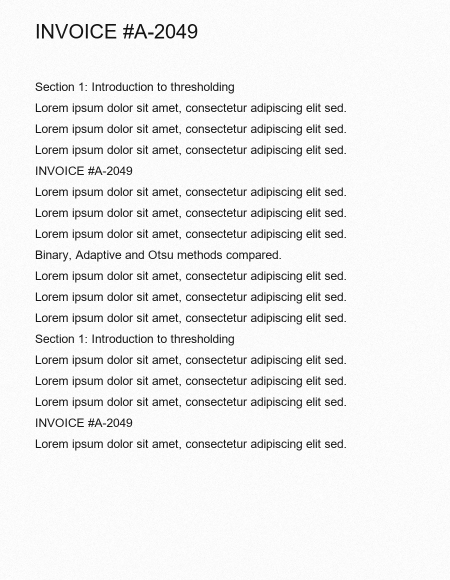
#> input picture Day26/sample_images/doc01_invoice_clean.jpg, 900 x 1160 px (shown at 1/2 size); its folder holds 7 pictures in this run
$ python 04_compare_thresholding_methods.py
#> lines starting #> are read from the running program, lines starting #| are printed output that depends on the picture; after the words box and inside, x2 and y2 are one past the last pixel; in counts of white or black regions, pixels touching at a corner belong together
### Day26/segmentation.py
"""
Image segmentation: thresholding methods, watershed, and background removal.

This module is the shared engine for the Day-26 coding practice scripts and
the Streamlit app. Everything works on plain grayscale/BGR numpy arrays, so
it does not care whether the image came from disk or from a web upload.

Run it directly to segment a single image with every method and write a
side-by-side comparison:

    python segmentation.py sample_images/doc01_invoice_clean.jpg
    python segmentation.py my.jpg --method otsu --out out.png
"""

from __future__ import annotations

import argparse
import time
from dataclasses import dataclass, field
from pathlib import Path

import cv2
import numpy as np

# ---------------------------------------------------------------------------
# Defaults. Kept in one place so the app, the CLI and the practice scripts
# all report numbers produced by the same settings.
# ---------------------------------------------------------------------------

BINARY_THRESH = 127
ADAPTIVE_BLOCK_SIZE = 35     # must be odd; size of the local neighbourhood
ADAPTIVE_C = 10              # constant subtracted from the local mean/gaussian
MORPH_KERNEL = 5             # cleanup kernel for background removal


# ---------------------------------------------------------------------------
# Results
# ---------------------------------------------------------------------------

@dataclass
class ThresholdResult:
    """A binary mask produced by one thresholding method."""

    mask: np.ndarray                        # uint8, 0 or 255, same size as input
    method: str
    threshold_value: float | None           # the scalar cutoff, when there is one
    elapsed_ms: float
    params: dict = field(default_factory=dict)

    @property
    def foreground_ratio(self) -> float:
        """Fraction of pixels that ended up white (0-100)."""
        return 100.0 * float(np.count_nonzero(self.mask)) / self.mask.size


@dataclass
class SegmentationResult:
    """Foreground/background split: a clean mask plus the object cut out."""

    mask: np.ndarray            # uint8, 0/255, object = 255
    foreground: np.ndarray      # BGR, background pixels zeroed
    n_components: int           # connected foreground blobs after cleanup
    elapsed_ms: float


# ---------------------------------------------------------------------------
# Image helpers
# ---------------------------------------------------------------------------

def load_image(source) -> np.ndarray:
    """Accept a path or a BGR/RGB array -> return a BGR array."""
    if isinstance(source, np.ndarray):
        image = source
    else:
        path = Path(source)
        if not path.exists():
            raise FileNotFoundError(f"no such image: {path}")
        # imdecode rather than imread so non-ASCII paths work on Windows
        buffer = np.fromfile(str(path), dtype=np.uint8)
        image = cv2.imdecode(buffer, cv2.IMREAD_COLOR)
#> image is the input picture: shape (1160, 900, 3); min 5, max 255, mean 239.8
        if image is None:
            raise ValueError(f"could not decode as an image: {path}")

    if image.ndim == 2:
        image = cv2.cvtColor(image, cv2.COLOR_GRAY2BGR)
    elif image.shape[2] == 4:
        image = cv2.cvtColor(image, cv2.COLOR_BGRA2BGR)
    return np.ascontiguousarray(image)


def bgr_to_rgb(image: np.ndarray) -> np.ndarray:
    return cv2.cvtColor(image, cv2.COLOR_BGR2RGB)


def to_gray(image: np.ndarray) -> np.ndarray:
    if image.ndim == 2:
        return image
    return cv2.cvtColor(image, cv2.COLOR_BGR2GRAY)


def resize_max_side(image: np.ndarray, max_side: int = 1000) -> np.ndarray:
    """Shrink very large uploads so the app stays responsive.

    Only ever downscales - upscaling would invent detail it doesn't have.
    """
#> called with max_side = 420
    height, width = image.shape[:2]
#> height = 1160; width = 900
    longest = max(height, width)
#> longest = 1160
    if longest <= max_side:
        return image
    scale = max_side / longest
#> scale = 0.362
    new_size = (int(round(width * scale)), int(round(height * scale)))
#> new_size = (326, 420)
    return cv2.resize(image, new_size, interpolation=cv2.INTER_AREA)


def _odd(n: int) -> int:
    """Block sizes for adaptive thresholding must be odd and >= 3."""
    n = int(n)
    return n if n % 2 == 1 else n + 1


# ---------------------------------------------------------------------------
# Thresholding methods
# ---------------------------------------------------------------------------

def binary_threshold(image: np.ndarray, thresh: int = BINARY_THRESH,
                     invert: bool = False) -> ThresholdResult:
    """A single global cutoff: pixel > thresh -> 255, else 0.

    Cheapest and most predictable method, but only works when lighting is
    even across the whole image - one cutoff has to be right for every pixel.
    """
    gray = to_gray(image)
    flag = cv2.THRESH_BINARY_INV if invert else cv2.THRESH_BINARY

    start = time.perf_counter()
    value, mask = cv2.threshold(gray, thresh, 255, flag)
    elapsed_ms = (time.perf_counter() - start) * 1000.0

    return ThresholdResult(mask=mask, method="binary", threshold_value=value,
                           elapsed_ms=elapsed_ms,
                           params={"thresh": thresh, "invert": invert})


def adaptive_threshold(image: np.ndarray, block_size: int = ADAPTIVE_BLOCK_SIZE,
                       c: int = ADAPTIVE_C, method: str = "gaussian",
                       invert: bool = False) -> ThresholdResult:
    """Threshold each pixel against the *local* mean/gaussian-weighted mean.

    Because the cutoff is recomputed per neighbourhood, this survives
    lighting gradients and shadows that break a single global threshold -
    at the cost of being noisier on flat, evenly-lit regions.
    """
    gray = to_gray(image)
    block_size = _odd(block_size)
    adaptive_method = (cv2.ADAPTIVE_THRESH_GAUSSIAN_C if method == "gaussian"
                       else cv2.ADAPTIVE_THRESH_MEAN_C)
    flag = cv2.THRESH_BINARY_INV if invert else cv2.THRESH_BINARY

    start = time.perf_counter()
    mask = cv2.adaptiveThreshold(gray, 255, adaptive_method, flag, block_size, c)
    elapsed_ms = (time.perf_counter() - start) * 1000.0

    return ThresholdResult(mask=mask, method=f"adaptive-{method}", threshold_value=None,
                           elapsed_ms=elapsed_ms,
                           params={"block_size": block_size, "c": c,
                                  "method": method, "invert": invert})


def otsu_threshold(image: np.ndarray, invert: bool = False,
                   blur: bool = True) -> ThresholdResult:
    """Pick the global cutoff automatically from the image's histogram.

    Otsu scans every possible threshold and keeps the one that best splits
    the histogram into two classes (minimises within-class variance). It
    still assumes one cutoff fits the whole image - a bimodal histogram
    (clear foreground vs. background peaks) is what it needs to work well.
    A light Gaussian blur first removes the noise spikes that otherwise
    shift the automatically-picked value.
    """
    gray = to_gray(image)
    if blur:
        gray = cv2.GaussianBlur(gray, (5, 5), 0)
    flag = cv2.THRESH_BINARY_INV if invert else cv2.THRESH_BINARY
    flag |= cv2.THRESH_OTSU

    start = time.perf_counter()
    value, mask = cv2.threshold(gray, 0, 255, flag)
    elapsed_ms = (time.perf_counter() - start) * 1000.0

    return ThresholdResult(mask=mask, method="otsu", threshold_value=value,
                           elapsed_ms=elapsed_ms,
                           params={"invert": invert, "blur": blur})


THRESHOLD_METHODS = {
    "binary": binary_threshold,
    "adaptive_mean": lambda img, **kw: adaptive_threshold(img, method="mean", **kw),
    "adaptive_gaussian": lambda img, **kw: adaptive_threshold(img, method="gaussian", **kw),
    "otsu": otsu_threshold,
}


# ---------------------------------------------------------------------------
# Watershed - separating touching objects
# ---------------------------------------------------------------------------

# [146 lines left out: functions _local_maxima_seeds, watershed_segmentation, draw_watershed, segment_foreground, remove_background, not called in this run]


# ---------------------------------------------------------------------------
# Layout helpers used by the practice scripts and the CLI
# ---------------------------------------------------------------------------

def label_image(image: np.ndarray, text: str, height: int = 34) -> np.ndarray:
#> called with text = 'document (clean)', height = 34
    if image.ndim == 2:
        image = cv2.cvtColor(image, cv2.COLOR_GRAY2BGR)
    bar = np.full((height, image.shape[1], 3), 32, np.uint8)
    cv2.putText(bar, text, (10, height - 11), cv2.FONT_HERSHEY_SIMPLEX,
                0.55, (255, 255, 255), 1, cv2.LINE_AA)
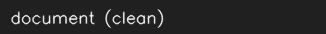
#> bar: shape (34, 326, 3); min 32, max 251, mean 40.6
    return np.vstack([bar, image])
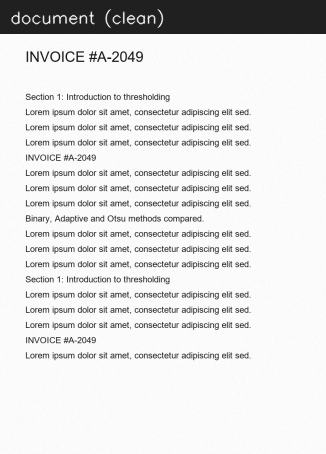
#> returned value: shape (454, 326, 3); min 18, max 255, mean 224.9


def hstack_padded(images, gap: int = 8) -> np.ndarray:
    images = [cv2.cvtColor(im, cv2.COLOR_GRAY2BGR) if im.ndim == 2 else im for im in images]
    tallest = max(img.shape[0] for img in images)
    padded = []
    for index, img in enumerate(images):
        pad = tallest - img.shape[0]
        if pad:
            img = np.vstack([img, np.full((pad, img.shape[1], 3), 32, np.uint8)])
        padded.append(img)
        if gap and index < len(images) - 1:
            padded.append(np.full((tallest, gap, 3), 32, np.uint8))
    return np.hstack(padded)


def grid_padded(rows: list[list[np.ndarray]], gap: int = 8) -> np.ndarray:
    """Stack a list of rows (each a list of same-shaped panels) into a grid."""
    row_images = [hstack_padded(row, gap=gap) for row in rows]
    widest = max(img.shape[1] for img in row_images)
    padded = []
    for index, img in enumerate(row_images):
        pad = widest - img.shape[1]
        if pad:
            img = np.hstack([img, np.full((img.shape[0], pad, 3), 32, np.uint8)])
        padded.append(img)
        if gap and index < len(row_images) - 1:
            padded.append(np.full((gap, widest, 3), 32, np.uint8))
    return np.vstack(padded)


VIS_EXT = ".jpg"
JPEG_QUALITY = 92


def imwrite(path, image: np.ndarray) -> None:
    """Write an image, creating parent folders and tolerating odd paths."""
    path = Path(path)
    path.parent.mkdir(parents=True, exist_ok=True)

    suffix = path.suffix or ".png"
    params = ([int(cv2.IMWRITE_JPEG_QUALITY), JPEG_QUALITY]
              if suffix.lower() in {".jpg", ".jpeg"} else [])

    ok, encoded = cv2.imencode(suffix, image, params)
    if not ok:
        raise IOError(f"could not encode image for {path}")
    encoded.tofile(str(path))


# ---------------------------------------------------------------------------
# CLI
# ---------------------------------------------------------------------------

# [31 lines left out: function main, not called in this run]


# [2 lines that do not run on import are left out]

### Day26/coding_practice/04_compare_thresholding_methods.py
"""
Day 26 practice 4 - compare binary, adaptive and Otsu across several images.

Runs all three thresholding families against every category in
sample_images/ (documents, plain objects, uneven lighting, shadows) and
writes one big comparison grid plus a markdown results table, so the
strengths/weaknesses of each method are visible across conditions rather
than on a single cherry-picked image.

Run:  python coding_practice/04_compare_thresholding_methods.py
"""

from __future__ import annotations

import sys
from pathlib import Path

sys.path.insert(0, str(Path(__file__).resolve().parent.parent))

from segmentation import (THRESHOLD_METHODS, grid_padded, imwrite, label_image,  # noqa: E402
                          load_image, resize_max_side, to_gray)

ROOT = Path(__file__).resolve().parent.parent
SAMPLES = ROOT / "sample_images"
OUT_GRID = ROOT / "sample_outputs" / "practice_04_comparison_grid.jpg"
OUT_TABLE = ROOT / "sample_outputs" / "practice_04_comparison_table.md"

# One representative image per required category.
CATEGORY_IMAGES = {
    "document (clean)": "doc01_invoice_clean.jpg",
    "document (uneven light)": "doc05_report_uneven_light.jpg",
    "plain object": "obj01_circle_on_white.jpg",
    "spotlight / uneven light": "light01_circle_spotlight.jpg",
    "cast shadow": "shadow01_circle_cast_shadow.jpg",
}


def main() -> None:
    rows = []
    table = ["| Image | Binary | Adaptive-Mean | Adaptive-Gaussian | Otsu |",
            "|---|---|---|---|---|"]

    for label, filename in CATEGORY_IMAGES.items():
        path = SAMPLES / filename
        if not path.exists():
            print(f"skip {filename} (missing - run generate_samples.py)")
            continue
        image = resize_max_side(load_image(path), 420)
        gray = to_gray(image)

        row = [label_image(gray, label)]
        cells = []
        for name, fn in THRESHOLD_METHODS.items():
            result = fn(gray, invert=True)
            row.append(label_image(result.mask, f"{name} ({result.foreground_ratio:.0f}%)"))
            cells.append(f"{result.foreground_ratio:.1f}%")
#> this loop made 4 passes
#> pass 1, in binary_threshold, `value, mask = cv2.threshold(gray, thresh, 255, flag)`:
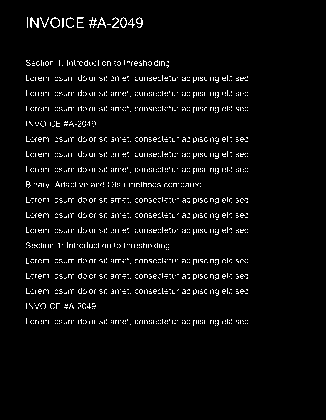
#> mask: shape (420, 326); 3.8% white in thin lines or dots, all inside (x1, y1, x2, y2) = (26, 17, 248, 326)
#> pass 3, in label_image (call 4), `image = cv2.cvtColor(image, cv2.COLOR_GRAY2BGR)`:
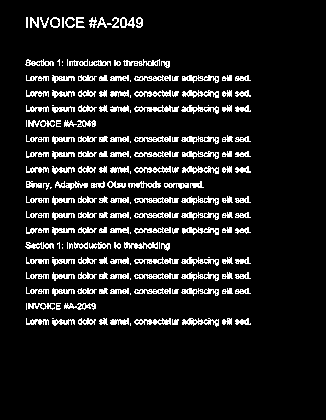
#> image: shape (420, 326, 3); 9.6% white in thin lines or dots, all inside (x1, y1, x2, y2) = (25, 17, 251, 327)
#> after the loop:
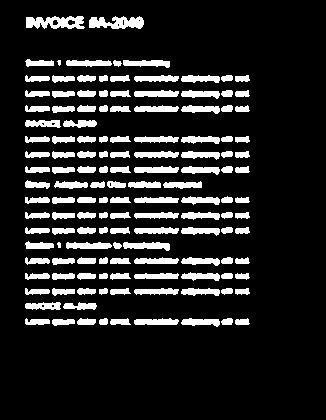
#> result.mask: shape (420, 326); 14% white; 139 white regions (2 under 20 px), largest, box (x1, y1, x2, y2) and area: (26, 16, 85, 29) 533, (89, 16, 144, 29) 496, (123, 242, 170, 251) 289
#> after the loop, cells = ['3.8%', '9.9%', '9.6%', '14.0%']; row = 5 items
        rows.append(row)
        table.append(f"| {label} | " + " | ".join(cells) + " |")
        print(f"{label:<28} " + "  ".join(f"{n}={c}" for n, c in
                                          zip(THRESHOLD_METHODS, cells)))
#| document (clean)             binary=3.8%  adaptive_mean=9.9%  adaptive_gaussian=9.6%  otsu=14.0%
#> pass 2 of the loop in main, `for label, filename in CATEGORY_IMAGES.items():`:
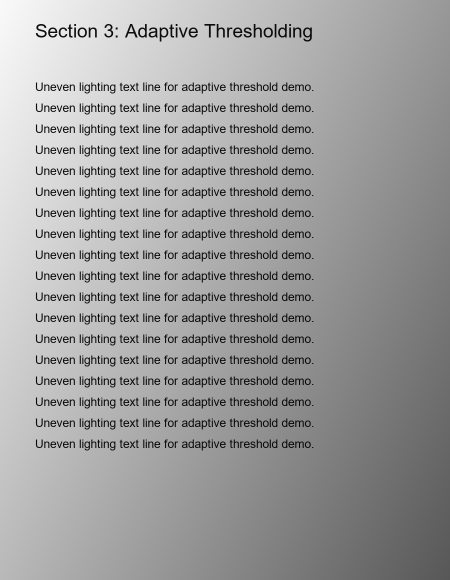
#> input picture Day26/sample_images/doc05_report_uneven_light.jpg, 900 x 1160 px (shown at 1/2 size)
#> in load_image, image is the input picture: shape (1160, 900, 3); min 0, max 250, mean 159.1
#> the loop in main, `for name, fn in THRESHOLD_METHODS.items():` made 4 passes
#> pass 1, in binary_threshold (call 2), `value, mask = cv2.threshold(gray, thresh, 255, flag)`:
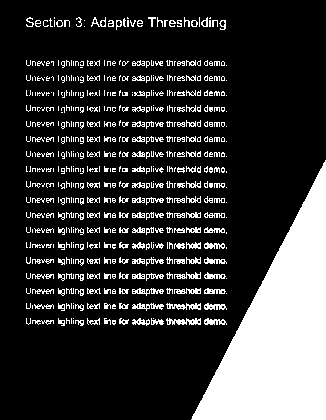
#> mask: shape (420, 326); 20.6% white; 540 white regions (343 under 20 px), largest, box (x1, y1, x2, y2) and area: (191, 160, 326, 420) 17650, (166, 318, 201, 325) 157, (166, 303, 201, 310) 143
#> after the loop in main, `for name, fn in THRESHOLD_METHODS.items():`:
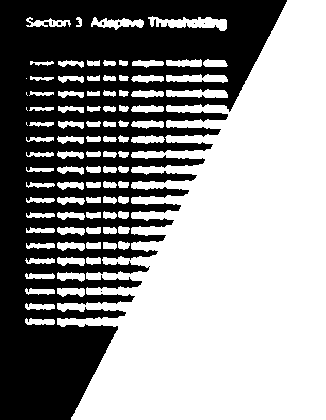
#> result.mask: shape (420, 326); 57.8% white; 8 black regions (7 under 20 px), largest, box (x1, y1, x2, y2) and area: (0, 0, 287, 420) 57730
#> after the loop in main, `for name, fn in THRESHOLD_METHODS.items():`: cells = ['20.6%', '9.7%', '9.6%', '57.8%']
#| document (uneven light)      binary=20.6%  adaptive_mean=9.7%  adaptive_gaussian=9.6%  otsu=57.8%
#> pass 3 of the loop in main, `for label, filename in CATEGORY_IMAGES.items():`:
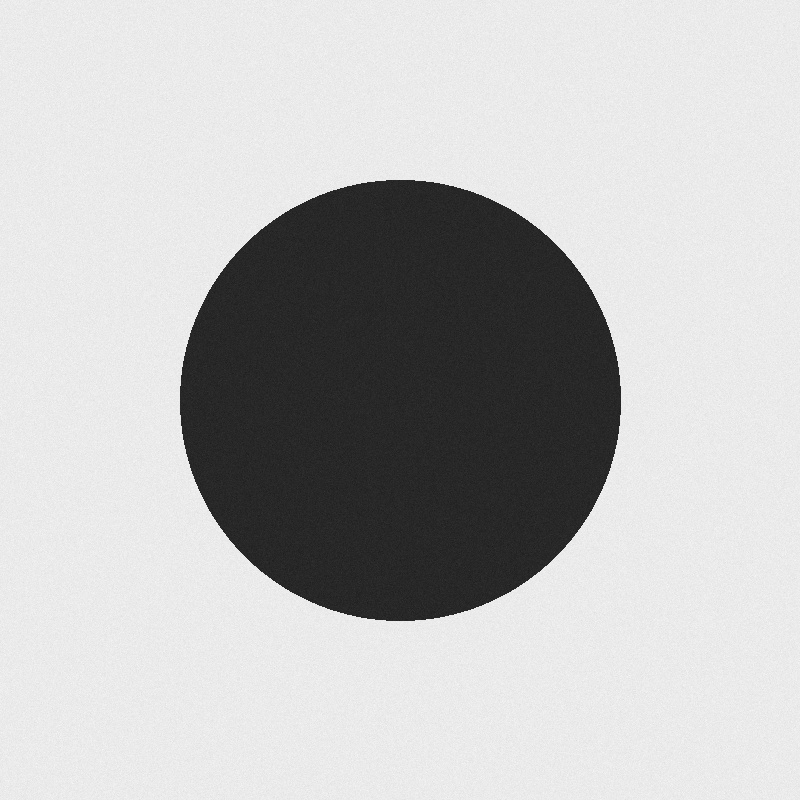
#> input picture Day26/sample_images/obj01_circle_on_white.jpg, 800 x 800 px
#> in load_image, image is the input picture: shape (800, 800, 3); min 23, max 252, mean 188
#> bar: shape (34, 420, 3)
#> the loop in main, `for name, fn in THRESHOLD_METHODS.items():` made 4 passes
#> pass 1, in binary_threshold (call 3), `value, mask = cv2.threshold(gray, thresh, 255, flag)`:
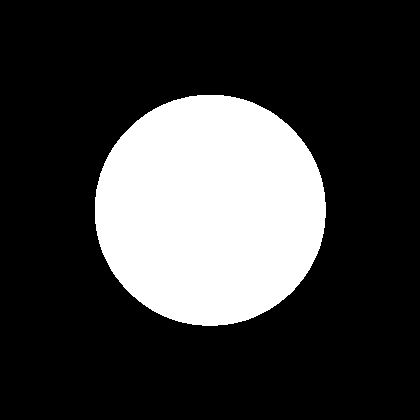
#> mask: shape (420, 420); 23.8% white; 1 white region, box (x1, y1, x2, y2) and area: (95, 95, 326, 326) 42013
#> pass 3, in label_image (call 14), `image = cv2.cvtColor(image, cv2.COLOR_GRAY2BGR)`:
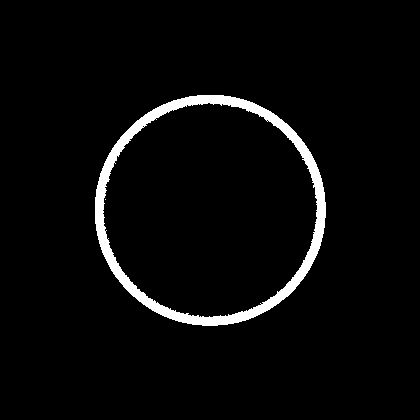
#> image: shape (420, 420, 3); 3.7% white; 2 white regions (1 under 20 px), largest, box (x1, y1, x2, y2) and area: (95, 95, 326, 326) 6484
#> after the loop in main, `for name, fn in THRESHOLD_METHODS.items():`: cells = ['23.8%', '6.3%', '3.7%', '23.9%']
#| plain object                 binary=23.8%  adaptive_mean=6.3%  adaptive_gaussian=3.7%  otsu=23.9%
#> the loop made 5 passes; the first 3 are shown

    imwrite(OUT_GRID, grid_padded(rows))
#> the loop in grid_padded, `for index, img in enumerate(row_images):` made 3 passes
#> pass 1, in grid_padded, `img = np.hstack([img, np.full((img.shape[0], pad, 3), 32, np.uint8)])`:
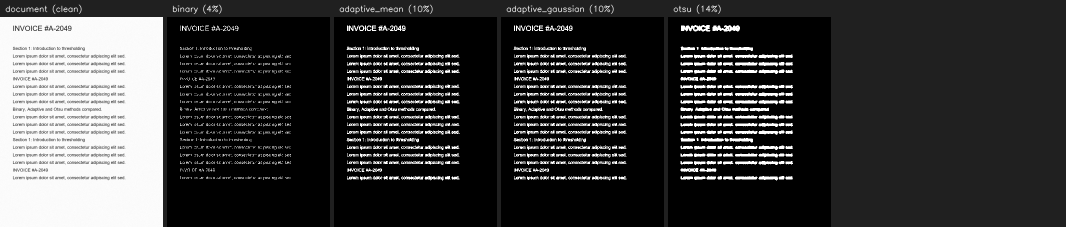
#> img: shape (454, 2132, 3) (shown at 1/2 size); min 0, max 255, mean 57.3
#> in grid_padded, `return np.vstack(padded)`:
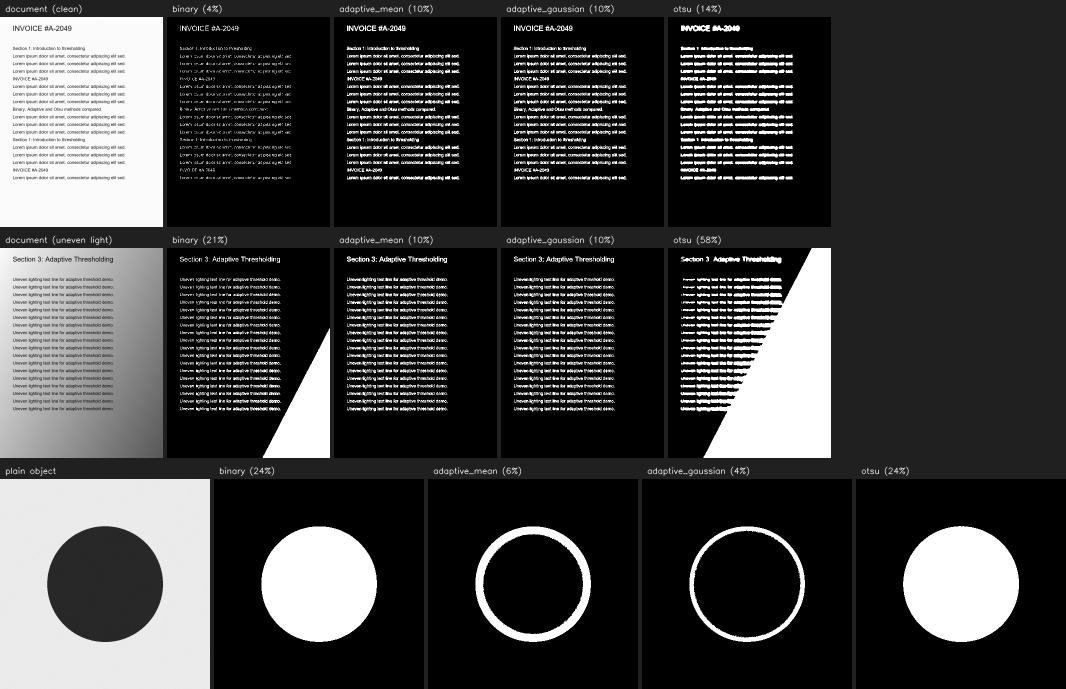
#> returned value: shape (1378, 2132, 3) (shown at 1/2 size); min 0, max 255, mean 62.8
    OUT_TABLE.write_text("\n".join(table) + "\n", encoding="utf-8")
    print(f"\nWrote {OUT_GRID}")
    print(f"Wrote {OUT_TABLE}")
    print("\nRead down each column: binary is stable only when foreground-% "
          "stays close across every row (it doesn't - see the uneven-light "
          "rows). Otsu tracks binary closely on clean bimodal images but "
          "spikes on gradients. Adaptive stays in a tighter band throughout, "
          "at the cost of a noisier mask on flat regions.")


if __name__ == "__main__":
    main()
